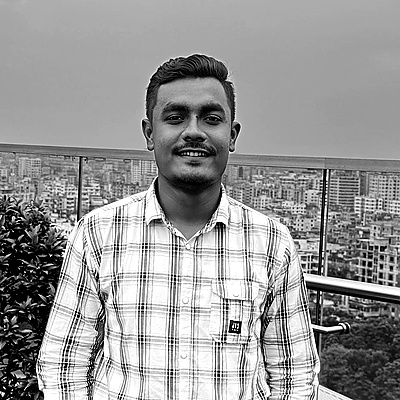
#> input picture frontend/build/images/team/ajmal_hossen.jpg, 400 x 400 px
$ python -i update_team_photos_final.py   (imports and definitions only)
#> lines starting #> are read from the running program, lines starting #| are printed output that depends on the picture
#> further down, picture is the input picture: PIL image 400x400 RGB; min 0, max 255, mean 150.5
#!/usr/bin/env python3
"""
Process Ajmal Hossen and Samiul Sakib photos with the same professional treatment as Swapnil Roy
"""

import requests
from PIL import Image, ImageEnhance, ImageFilter
import io
import os

# [70 lines left out: functions download_and_process_image, process_minimal_crop, not called in this run]

def process_ajmal_hossen_professional(img):
    """
    Process Ajmal Hossen's rooftop photo with professional minimal cropping
    """
    width, height = img.size
#> width = 400; height = 400

    # This is a rooftop photo - crop to focus on upper body/head area like CEO photo
    if width > height:
        # Landscape orientation - crop to square focusing on center-left where person is
        crop_size = min(width, height)
        left = (width - crop_size) // 3  # Slight offset like CEO photo
        top = 0
        right = left + crop_size
        bottom = crop_size
        img = img.crop((left, top, right, bottom))
    else:
        # Portrait - crop upper portion (head and shoulders)
        crop_height = int(height * 0.75)  # Keep more body like CEO photo
#> crop_height = 300
        top = 0
        bottom = crop_height
#> bottom = 300
        img = img.crop((0, top, width, bottom))
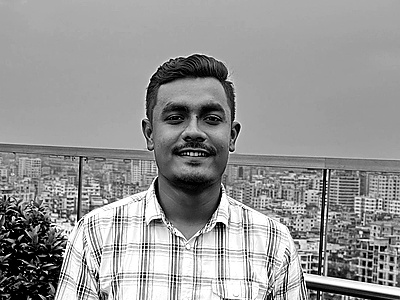
#> img: PIL image 400x300 RGB; min 0, max 255, mean 149.9

        # Make square
        crop_size = min(width, crop_height)
#> crop_size = 300
        left = (width - crop_size) // 2
#> left = 50
        top = 0
        right = left + crop_size
#> right = 350
        bottom = crop_size
        img = img.crop((left, top, right, bottom))
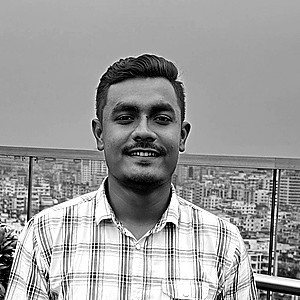
#> img: PIL image 300x300 RGB; min 0, max 255, mean 155.5

    return img

# [56 lines left out: functions process_samiul_sakib_professional, main, not called in this run]

# [2 lines not run here, left out]

>>> from PIL import Image
>>> picture = Image.open('frontend/build/images/team/ajmal_hossen.jpg')
>>> result = process_ajmal_hossen_professional(picture)

$ run again, on frontend/build/images/team/arina_tasnim.jpg
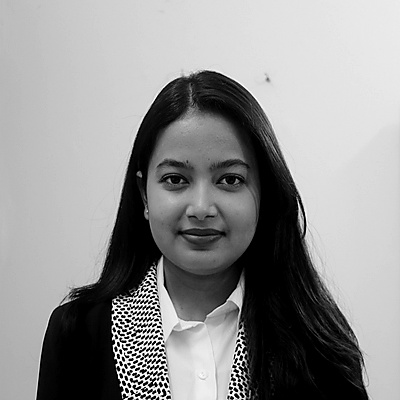
#> input picture frontend/build/images/team/arina_tasnim.jpg, 400 x 400 px
#> picture is the input picture: PIL image 400x400 RGB; min 0, max 255, mean 146.1
#> in process_ajmal_hossen_professional, `img = img.crop((0, top, width, bottom))`:
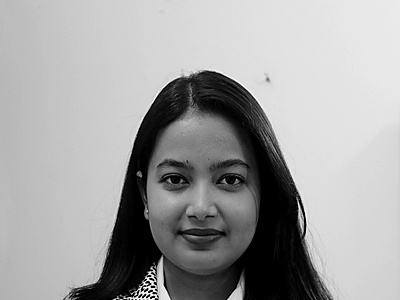
#> img: PIL image 400x300 RGB; min 0, max 255, mean 161.7
#> in process_ajmal_hossen_professional, `img = img.crop((left, top, right, bottom))`:
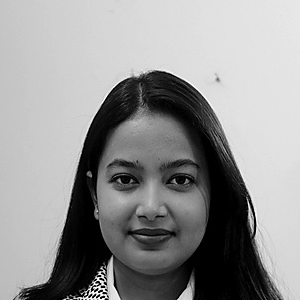
#> img: PIL image 300x300 RGB; min 0, max 255, mean 147.5

$ run again, on frontend/build/images/team/ceo-swapnil-roy.jpg
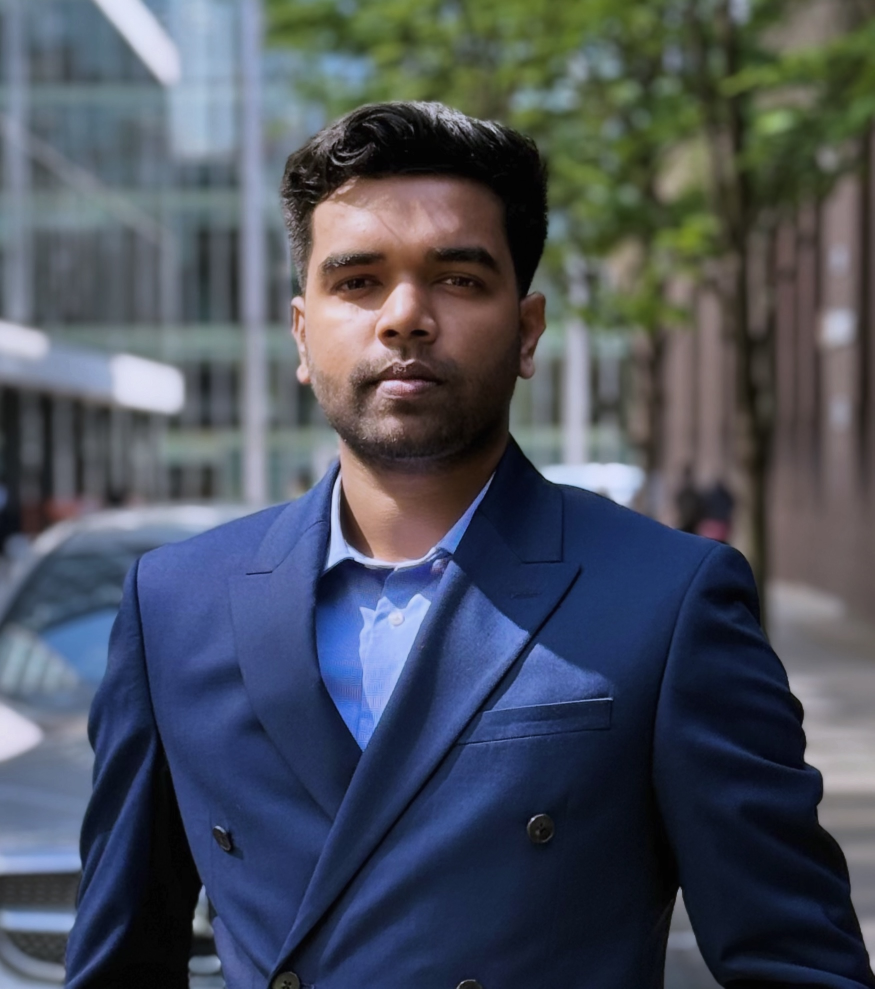
#> input picture frontend/build/images/team/ceo-swapnil-roy.jpg, 1749 x 1977 px (shown at 1/2 size)
#> picture is the input picture: PIL image 1749x1977 RGB; mean R, G, B 74.8, 80.7, 92.5
#> in process_ajmal_hossen_professional, `img = img.crop((0, top, width, bottom))`:
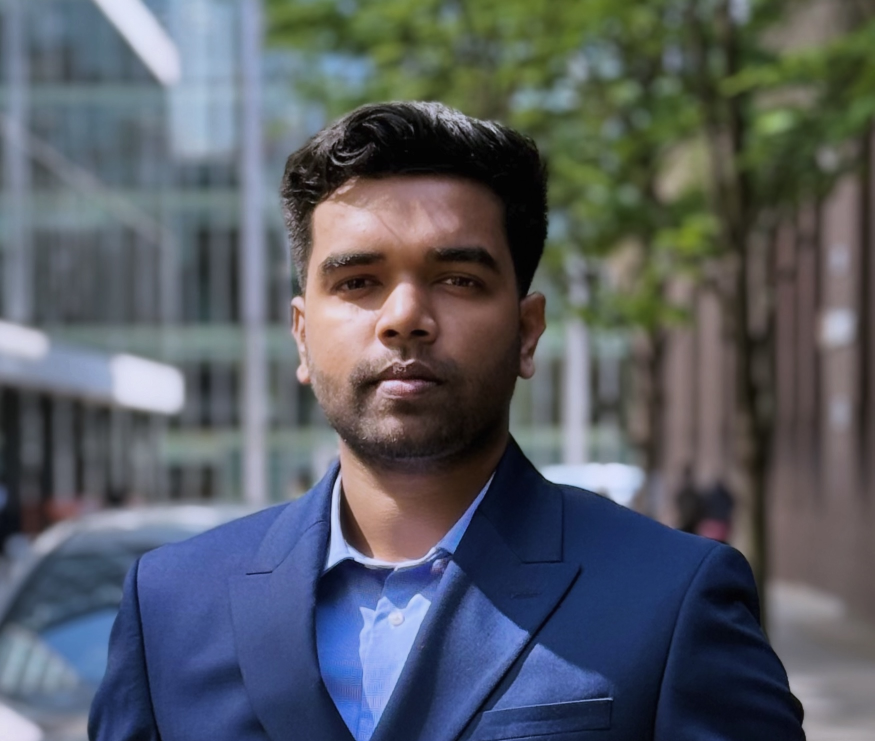
#> img: PIL image 1749x1482 RGB (shown at 1/2 size); mean R, G, B 87.4, 92.3, 100
#> in process_ajmal_hossen_professional, `img = img.crop((left, top, right, bottom))`:
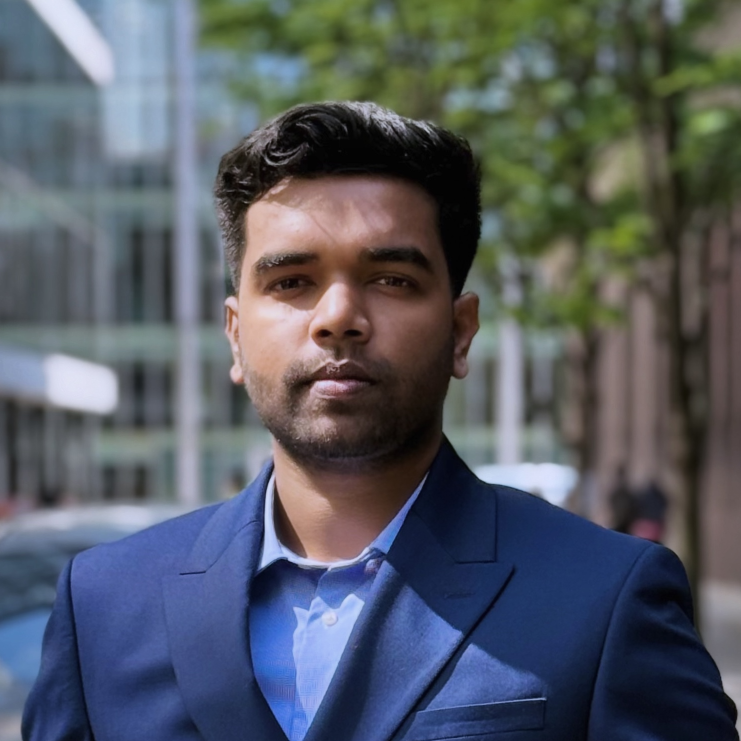
#> img: PIL image 1482x1482 RGB (shown at 1/2 size); mean R, G, B 85.5, 90.9, 99.4

$ run again, on frontend/build/images/team/chro-arina-tasnim-new.jpg
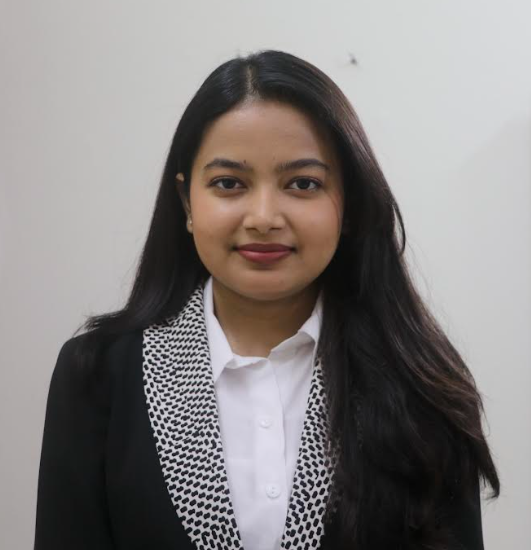
#> input picture frontend/build/images/team/chro-arina-tasnim-new.jpg, 531 x 550 px
#> picture is the input picture: PIL image 531x550 RGBA; mean R, G, B, A 133.2, 128.7, 127.5, 255
#> in process_ajmal_hossen_professional, `img = img.crop((0, top, width, bottom))`:
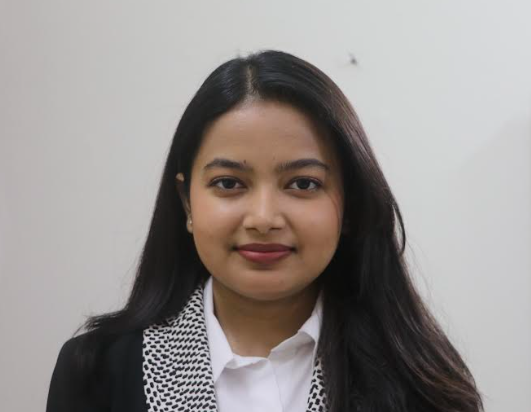
#> img: PIL image 531x412 RGBA; mean R, G, B, A 149.1, 143.4, 140.9, 255
#> in process_ajmal_hossen_professional, `img = img.crop((left, top, right, bottom))`:
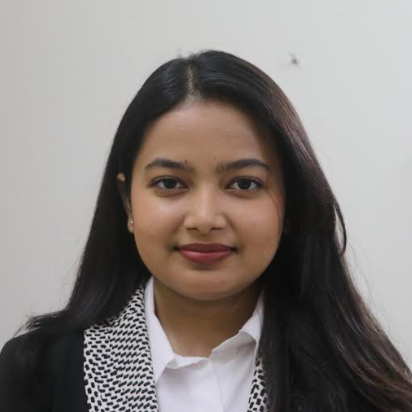
#> img: PIL image 412x412 RGBA; mean R, G, B, A 136.7, 129.9, 126.6, 255
